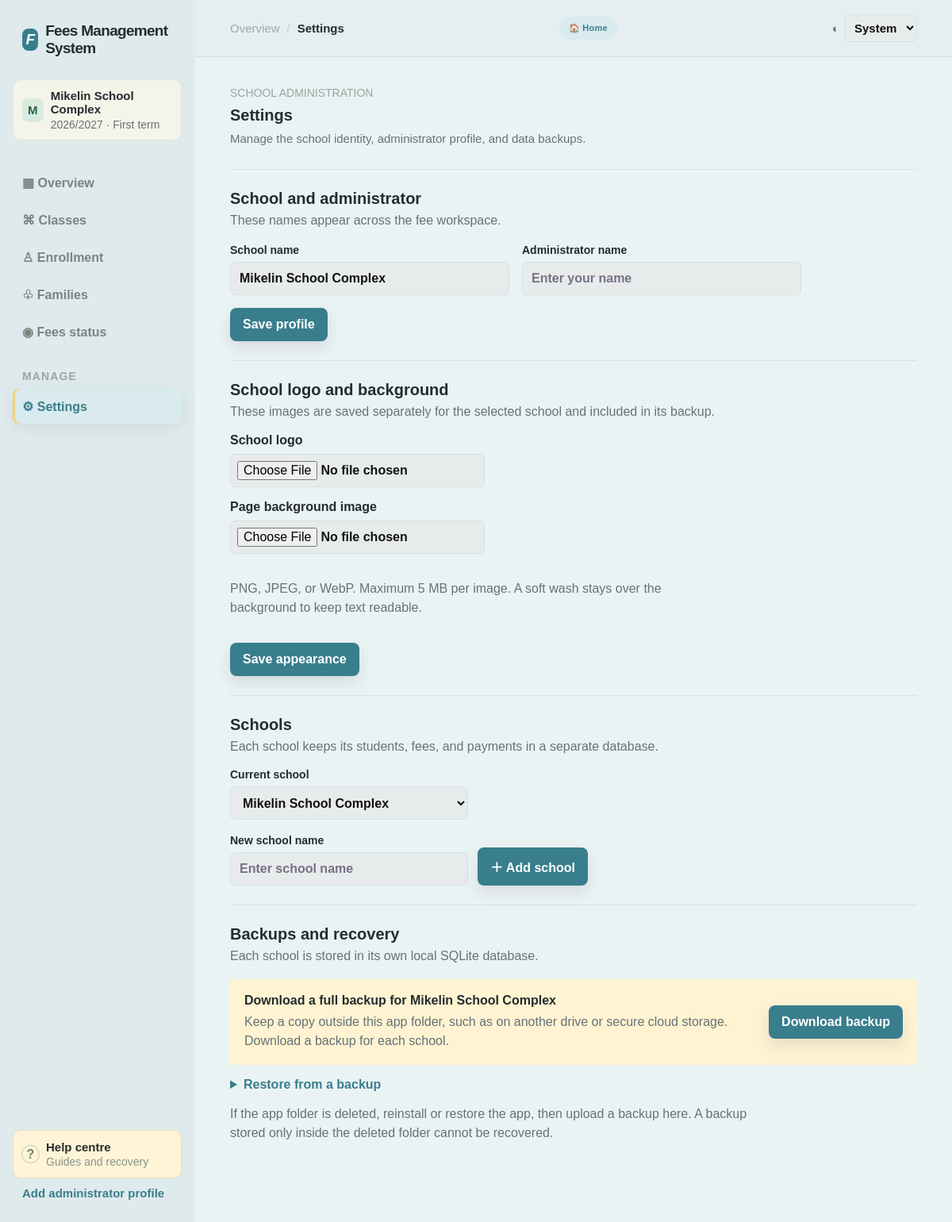
The page /settings on the database its author committed.
### tables this page shows
CREATE TABLE settings (key TEXT PRIMARY KEY, value TEXT NOT NULL);

### app.py (the view)
@app.get("/settings")
def settings_page():
    values = {row["key"]: row["value"] for row in db().execute(
        "SELECT key, value FROM settings WHERE key IN ('school_name', 'admin_name')"
    ).fetchall()}
    return render_template(
        "settings.html",
        page="Settings",
        school_name=values.get("school_name", "Mikelin School Complex"),
        admin_name=values.get("admin_name", ""),
        notice=request.args.get("notice", ""),
        notice_type=request.args.get("type", "success"),
    )

### app.py (called while the page is built)
def school_registry_connection():
    connection = sqlite3.connect(SCHOOLS_DATABASE)
    connection.row_factory = sqlite3.Row
    return connection

def list_schools():
    connection = school_registry_connection()
    schools = [dict(row) for row in connection.execute("SELECT id, name FROM schools ORDER BY name").fetchall()]
    connection.close()
    return schools

def active_school_id():
    if not has_request_context():
        return "default"
    requested_id = request.cookies.get("school_id", "default")
    connection = school_registry_connection()
    school = connection.execute("SELECT id FROM schools WHERE id=?", (requested_id,)).fetchone()
    connection.close()
    return school["id"] if school else "default"

def school_database_path():
    if not has_request_context():
        return DATABASE
    school_id = active_school_id()
    connection = school_registry_connection()
    school = connection.execute("SELECT database_file FROM schools WHERE id=?", (school_id,)).fetchone()
    connection.close()
    return SCHOOLS_DATABASE.parent / school["database_file"] if school and school_id != "default" else DATABASE

def connect_db(database_path=None):
    connection = sqlite3.connect(database_path or school_database_path())
    connection.row_factory = sqlite3.Row
    connection.execute("PRAGMA foreign_keys = ON")
    return connection

def db():
    if "db" not in g:
        g.db = connect_db()
    return g.db

def current_period():
    rows = db().execute("SELECT key, value FROM settings WHERE key IN ('academic_year', 'term')").fetchall()
    settings = {row["key"]: row["value"] for row in rows}
    return settings.get("academic_year", ACADEMIC_YEAR), int(settings.get("term", 1))

def fee_config(class_id, academic_year, term):
    row = db().execute("SELECT fees, textbooks, exercise_books, notebooks FROM fees WHERE class_id=? AND academic_year=? AND term=?", (class_id, academic_year, term)).fetchone()
    return dict(row) if row else {"fees": 0, "textbooks": 0, "exercise_books": 0, "notebooks": 0}

### templates/settings.html (shortened to what this page needs)
<!doctype html>
<html lang="en">
<head>
    <link rel="stylesheet" href="{{ url_for('static_css') }}">
</head>
<body class="theme-{{ theme }}{% if school_background_url %} has-school-background{% endif %}" >
    <div class="app-shell">
        <aside class="sidebar">
            <div class="brand"><span class="brand-mark">F</span><span>Fees Management System</span></div>
            <div class="school-switcher">{% if school_logo_url %}<img class="school-logo" src="{{ school_logo_url }}"
                    alt="{{ school_name }} logo">{% else %}<span class="school-avatar">{{ school_name[:1]|upper
                    }}</span>{% endif %}<span><b>{{
                        school_name }}</b><small>{{ academic_year }} · {{ term_name }}</small></span></div>
            <nav class="main-nav">
                <a class="nav-item" href="{{ url_for('dashboard') }}">▦ Overview</a>
                <a class="nav-item" href="{{ url_for('classes_page') }}">⌘ Classes</a>
                <a class="nav-item" href="{{ url_for('enrollment_page') }}">♙ Enrollment</a>
                <a class="nav-item" href="{{ url_for('families_page') }}">♧ Families</a>
                <a class="nav-item" href="{{ url_for('fees_status_page') }}">◉ Fees status</a>
                <p class="nav-label second">Manage</p>
                <a class="nav-item active" href="{{ url_for('settings_page') }}">⚙ Settings</a>
            </nav>
            <a class="sidebar-footer help-link" href="{{ url_for('help_page') }}">
                <div class="help-dot">?</div>
                <div><b>Help centre</b><small>Guides and recovery</small></div>
            </a>
            {% if admin_name %}
            <div class="user-profile">
                <div class="user-avatar">{{ admin_initials }}</div>
                <div><b>{{ admin_name }}</b><small>Administrator</small></div>
            </div>
            {% else %}
            <a class="profile-setup-link" href="#profile">Add administrator profile</a>
            {% endif %}
        </aside>
        <main class="main-content">
            <header class="topbar">
                <div class="breadcrumb"><a href="{{ url_for('dashboard') }}">Overview</a><span
                        class="slash">/</span><strong>Settings</strong></div>
                <a class="home-button" href="{{ url_for('dashboard') }}">🏠 Home</a>
                <div class="topbar-tools">
                    <form class="theme-switcher" method="post" action="{{ url_for('set_theme') }}"><span>◐</span><select
                            name="theme" aria-label="Colour theme" onchange="this.form.submit()">
                            <option value="system" {% if theme=='system' %}selected{% endif %}>System</option>
                        </select></form>
                </div>
            </header>
            <section class="page-content settings-page">
                <div class="settings-page-heading">
                    <p class="eyebrow">SCHOOL ADMINISTRATION</p>
                    <h1>Settings</h1>
                    <p class="subheading">Manage the school identity, administrator profile, and data backups.</p>
                </div>
                <section class="settings-section" id="profile">
                    <div class="settings-section-heading">
                        <div>
                            <h2>School and administrator</h2>
                            <p>These names appear across the fee workspace.</p>
                        </div>
                    </div>
                    <form class="settings-form" method="post" action="{{ url_for('save_profile') }}">
                        <label>School name<input type="text" name="school_name" value="{{ school_name }}"
                                maxlength="120" required></label>
                        <label>Administrator name<input type="text" name="admin_name" value="{{ admin_name }}"
                                maxlength="120" placeholder="Enter your name"></label>
                        <button class="primary-button" type="submit">Save profile</button>
                    </form>
                </section>
                <section class="settings-section" id="appearance">
                    <div class="settings-section-heading">
                        <div>
                            <h2>School logo and background</h2>
                            <p>These images are saved separately for the selected school and included in its backup.</p>
                        </div>
                    </div>
                    <form class="appearance-form" method="post" action="{{ url_for('save_school_appearance') }}"
                        enctype="multipart/form-data">
                        <label>School logo<input type="file" name="logo"
                                accept="image/png,image/jpeg,image/webp"></label>
                        <label>Page background image<input type="file" name="background"
                                accept="image/png,image/jpeg,image/webp"></label>
                        <p class="settings-help">PNG, JPEG, or WebP. Maximum 5 MB per image. A soft wash stays over the
                            background to keep text readable.</p>
                        <button class="primary-button" type="submit">Save appearance</button>
                    </form>
                </section>
                <section class="settings-section" id="schools">
                    <div class="settings-section-heading">
                        <div>
                            <h2>Schools</h2>
                            <p>Each school keeps its students, fees, and payments in a separate database.</p>
                        </div>
                    </div>
                    <form class="school-switch-form" method="post" action="{{ url_for('switch_school') }}">
                        <label>Current school<select name="school_id" onchange="this.form.submit()">
                                {% for school in schools %}<option value="{{ school.id }}" {% if
                                    school.id==active_school_id %}selected{% endif %}>{{ school.name }}</option>{%
                                endfor %}
                            </select></label>
                    </form>
                    <form class="school-add-form" method="post" action="{{ url_for('add_school') }}">
                        <label>New school name<input type="text" name="school_name" maxlength="120" required
                                placeholder="Enter school name"></label>
                        <button class="primary-button" type="submit">＋ Add school</button>
                    </form>
                </section>
                <section class="settings-section">
                    <div class="settings-section-heading">
                        <div>
                            <h2>Backups and recovery</h2>
                            <p>Each school is stored in its own local SQLite database.</p>
                        </div>
                    </div>
                    <div class="backup-action">
                        <div><strong>Download a full backup for {{ school_name }}</strong>
                            <p>Keep a copy outside this app folder, such as on another drive or secure cloud storage.
                                Download a backup for each school.
                            </p>
                        </div>
                        <a class="primary-button" href="{{ url_for('download_backup') }}">Download backup</a>
                    </div>
                    <details class="restore-panel">
                        <summary>Restore from a backup</summary>
                    </details>
                    <p class="settings-help">If the app folder is deleted, reinstall or restore the app, then upload a
                        backup here. A backup stored only inside the deleted folder cannot be recovered.</p>
                </section>
            </section>
        </main>
    </div>
</body>
</html>

### rows shown on the page
settings: value "M", value "Mikelin School Complex", school_name "Mikelin School Complex"
settings: value "2026/2027"

### other values the page prints
{{ term_name }} "First term"
form field school_id "Mikelin School Complex"
